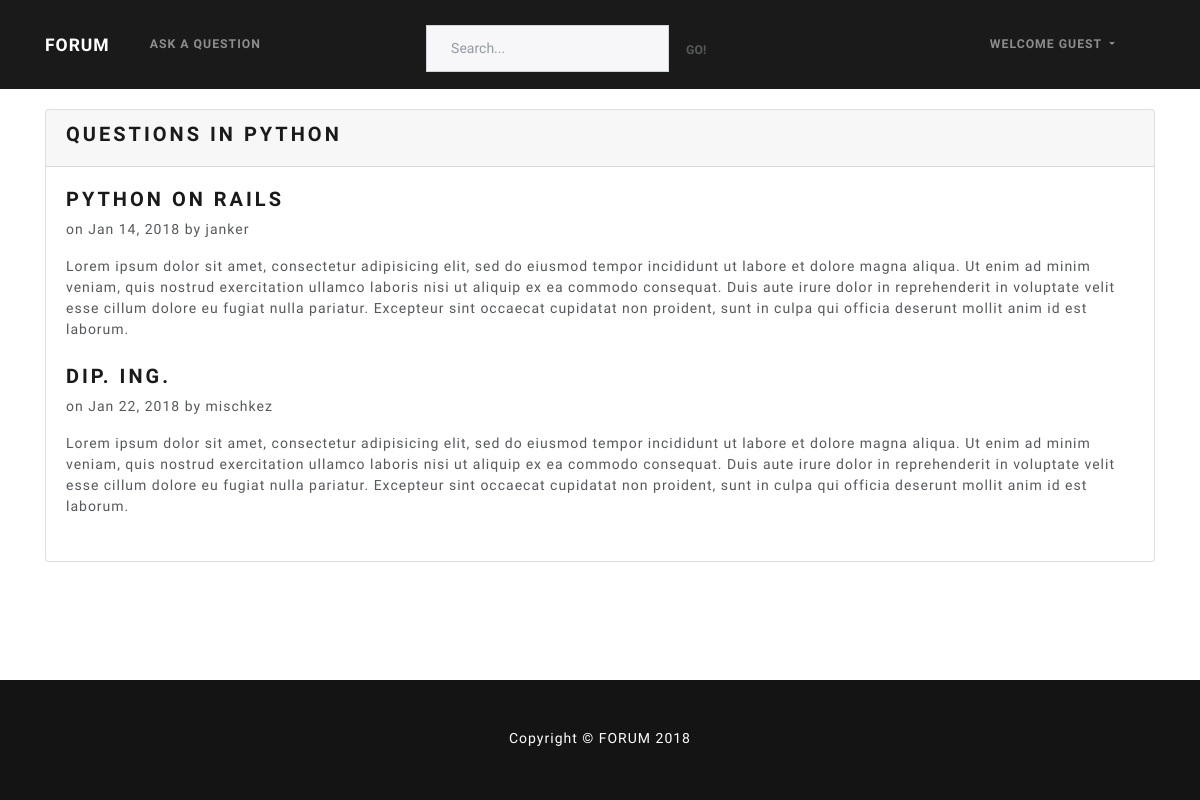
The app's page /categories/python with its own data.
### forum/models.py (models this page shows, shortened)
class Category(models.Model):
    title = models.CharField(max_length=150)
    slug = models.SlugField(max_length=150, unique=True, editable=False)
    description = models.CharField(max_length=300)
    created_at = models.DateTimeField(auto_now_add=True)
    updated_at = models.DateTimeField(auto_now=True)
    class Meta:
        verbose_name_plural = "Categories"

class Question(models.Model):
    category = models.ForeignKey(Category, on_delete=models.CASCADE, related_name='questions')
    owner = models.ForeignKey(User, on_delete=models.CASCADE, related_name='questions')
    title = models.CharField(max_length=150)
    slug = models.SlugField(max_length=150, unique=True, editable=False)
    content = models.TextField(blank=False)
    created_at = models.DateTimeField(auto_now_add=True)
    updated_at = models.DateTimeField(auto_now=True)
    def get_absolute_url(self):
        return reverse('question', kwargs={'slug': self.slug})
    class Meta:
        get_latest_by = "-pk"

### forum/views.py (the view)
# urls.py: path('categories/<slug:slug>', forum_views.CategoryDetailView.as_view(), name='category'),
class CategoryDetailView(generic.DetailView):
    model = Category
    template_name = 'forum/category.html'

### templates/forum/category.html (shortened to what this page needs)
{% extends 'base.html' %}
{% block content %}
  <div class="card card-primary">
    <div class="card-header">
      <h4>Questions in {{ category.title }}</h4>
    </div>
    <div class="card-body">
      {% for question in category.questions.all %}
        <article class="mb-4">
          <a href="{{ question.get_absolute_url }}">
            <h4>{{ question.title }}</h4>
          </a>
          <p>on {{ question.created_at|date:"M d, Y" }} by {{ question.owner }}  </p>
          <div class="">
            {{ question.content }}
          </div>
        </article>
      {% empty %}
        <h4>No questions in this category. You can add it by clicking <a href="{% url 'new_question' %}">here</a>!</h4>
      {% endfor %}
    </div>
  </div>
{% endblock %}

### assets/css/custom.css (style rules this page uses)
html { height: 100%; box-sizing: border-box; }
body { position: relative; margin: 0; padding-bottom: 6rem; min-height: 100%; }
.card-primary { margin-top: 20px; }

### records on screen
Category: title "PYTHON"
Question: title "PYTHON ON RAILS", created_at "Jan 14, 2018", owner "janker", content "Lorem ipsum dolor sit amet, consectetur adipisicing elit, sed do eiusmod tempor incididunt ut labore et dolore magna aliqua. Ut enim ad minim veniam, quis nostrud exercitation ullamco laboris nisi ut aliquip ex ea commodo consequat. Duis aute irure dolor in reprehenderit in voluptate velit esse cillum dolore eu fugiat nulla pariatur. Excepteur sint occaecat cupidatat non proident, sunt in culpa qui officia deserunt mollit anim id est laborum."
Question: title "DIP. ING.", created_at "Jan 22, 2018", owner "mischkez", content "Lorem ipsum dolor sit amet, consectetur adipisicing elit, sed do eiusmod tempor incididunt ut labore et dolore magna aliqua. Ut enim ad minim veniam, quis nostrud exercitation ullamco laboris nisi ut aliquip ex ea commodo consequat. Duis aute irure dolor in reprehenderit in voluptate velit esse cillum dolore eu fugiat nulla pariatur. Excepteur sint occaecat cupidatat non proident, sunt in culpa qui officia deserunt mollit anim id est laborum."
